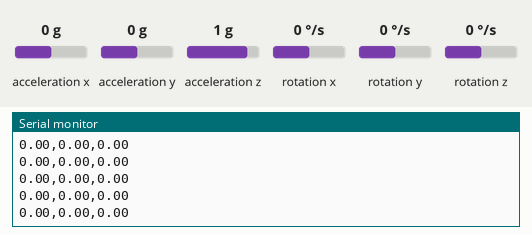
The program below on a simulated Arduino Nano, built with avr-gcc and run on an emulated ATmega328P. On the bench: the last lines printed to the serial monitor. Inputs (shaded band) come from the test bench; at power-on: acceleration z 1 g, acceleration x 0 g, acceleration y 0 g, rotation z 0 °/s, rotation x 0 °/s, rotation y 0 °/s.

Above: at 1.2 s.
1.3 s: acceleration z set to 0 g
At 1.34 s:
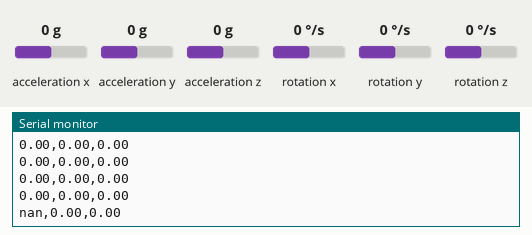
3.2 s: acceleration x set to -1.4 g
At 3.21 s:
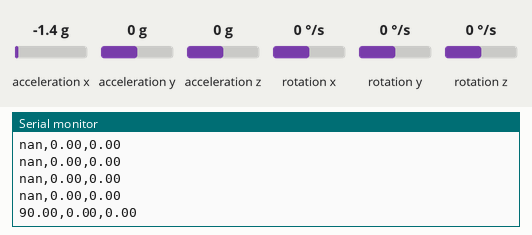
6.2 s: acceleration y set to -1.4 g
At 6.21 s:
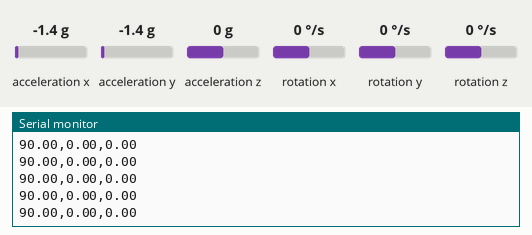
9.2 s: rotation z set to -192 °/s
At 9.2 s:
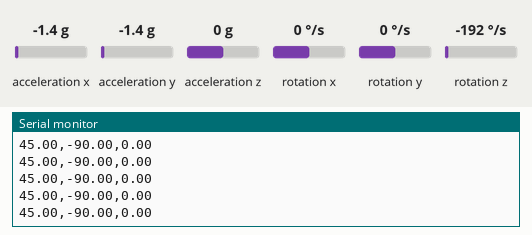
Timing chart, 0 to 11.7 s (numbered marks = the images above; inputs shaded):
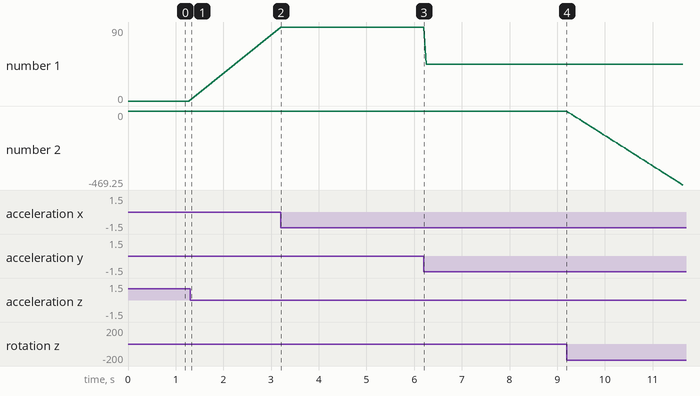

Measured:
- after the input at 1.3 s, the serial monitor: prints a new line at once (image 1)
- after the input at 3.2 s, the serial monitor: prints a new line at once (image 2)
- plotted number 1: 0 → 90 after the input at 3.2 s, 90 → 45 after the input at 6.2 s
- plotted number 2: 0 → -469.25 after the input at 9.2 s

The program:

main.cpp
```cpp
#include <Arduino.h>

#include <Wire.h>
#include <MPU6050.h>

MPU6050 mpu;

float pitch, roll, yaw;

void setup() {
  Serial.begin(9600);
  Wire.begin();

  mpu.initialize();

  if (!mpu.testConnection()) {
    Serial.println("MPU6050 connection failed!");
    while (1);
  }
}

void loop() {
  // Lectura aceleracion y giro
  int16_t ax, ay, az, gx, gy, gz;
  mpu.getMotion6(&ax, &ay, &az, &gx, &gy, &gz);

  // --- Calculo angulos ---
  roll  = atan2(ay, az) * 180 / PI;
  pitch = atan(-ax / sqrt(pow(ay, 2) + pow(az, 2))) * 180 / PI;

  static unsigned long lastTime = millis();
  unsigned long now = millis();
  float dt = (now - lastTime) / 1000.0;
  lastTime = now;
  yaw += gz / 131.0 * dt;

  // --- Printeo serial ---
  Serial.print(pitch);
  Serial.print(",");
  Serial.print(roll);
  Serial.print(",");
  Serial.println(yaw);

  delay(50);
}
```
